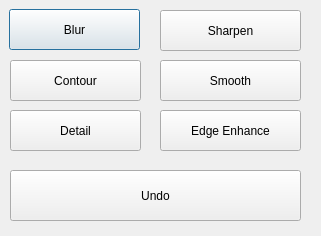
<?xml version="1.0" encoding="UTF-8"?>
<ui version="4.0">
 <class>FilterDialog</class>
 <widget class="QDialog" name="FilterDialog">
  <property name="geometry">
   <rect>
    <x>0</x>
    <y>0</y>
    <width>321</width>
    <height>236</height>
   </rect>
  </property>
  <property name="windowTitle">
   <string>Filter Dialog</string>
  </property>
  <widget class="QPushButton" name="pushButton">
   <property name="geometry">
    <rect>
     <x>9</x>
     <y>9</y>
     <width>131</width>
     <height>41</height>
    </rect>
   </property>
   <property name="text">
    <string>Blur</string>
   </property>
  </widget>
  <widget class="QPushButton" name="pushButton_2">
   <property name="geometry">
    <rect>
     <x>10</x>
     <y>60</y>
     <width>131</width>
     <height>41</height>
    </rect>
   </property>
   <property name="text">
    <string>Contour</string>
   </property>
  </widget>
  <widget class="QPushButton" name="pushButton_4">
   <property name="geometry">
    <rect>
     <x>160</x>
     <y>110</y>
     <width>141</width>
     <height>41</height>
    </rect>
   </property>
   <property name="text">
    <string>Edge Enhance</string>
   </property>
  </widget>
  <widget class="QPushButton" name="pushButton_5">
   <property name="geometry">
    <rect>
     <x>10</x>
     <y>110</y>
     <width>131</width>
     <height>41</height>
    </rect>
   </property>
   <property name="text">
    <string>Detail</string>
   </property>
  </widget>
  <widget class="QPushButton" name="pushButton_7">
   <property name="geometry">
    <rect>
     <x>160</x>
     <y>10</y>
     <width>141</width>
     <height>41</height>
    </rect>
   </property>
   <property name="text">
    <string>Sharpen</string>
   </property>
  </widget>
  <widget class="QPushButton" name="pushButton_8">
   <property name="geometry">
    <rect>
     <x>160</x>
     <y>60</y>
     <width>141</width>
     <height>41</height>
    </rect>
   </property>
   <property name="text">
    <string>Smooth</string>
   </property>
  </widget>
  <widget class="QPushButton" name="pushButton_3">
   <property name="geometry">
    <rect>
     <x>10</x>
     <y>170</y>
     <width>291</width>
     <height>51</height>
    </rect>
   </property>
   <property name="text">
    <string>Undo</string>
   </property>
  </widget>
 </widget>
 <resources/>
 <connections/>
</ui>
